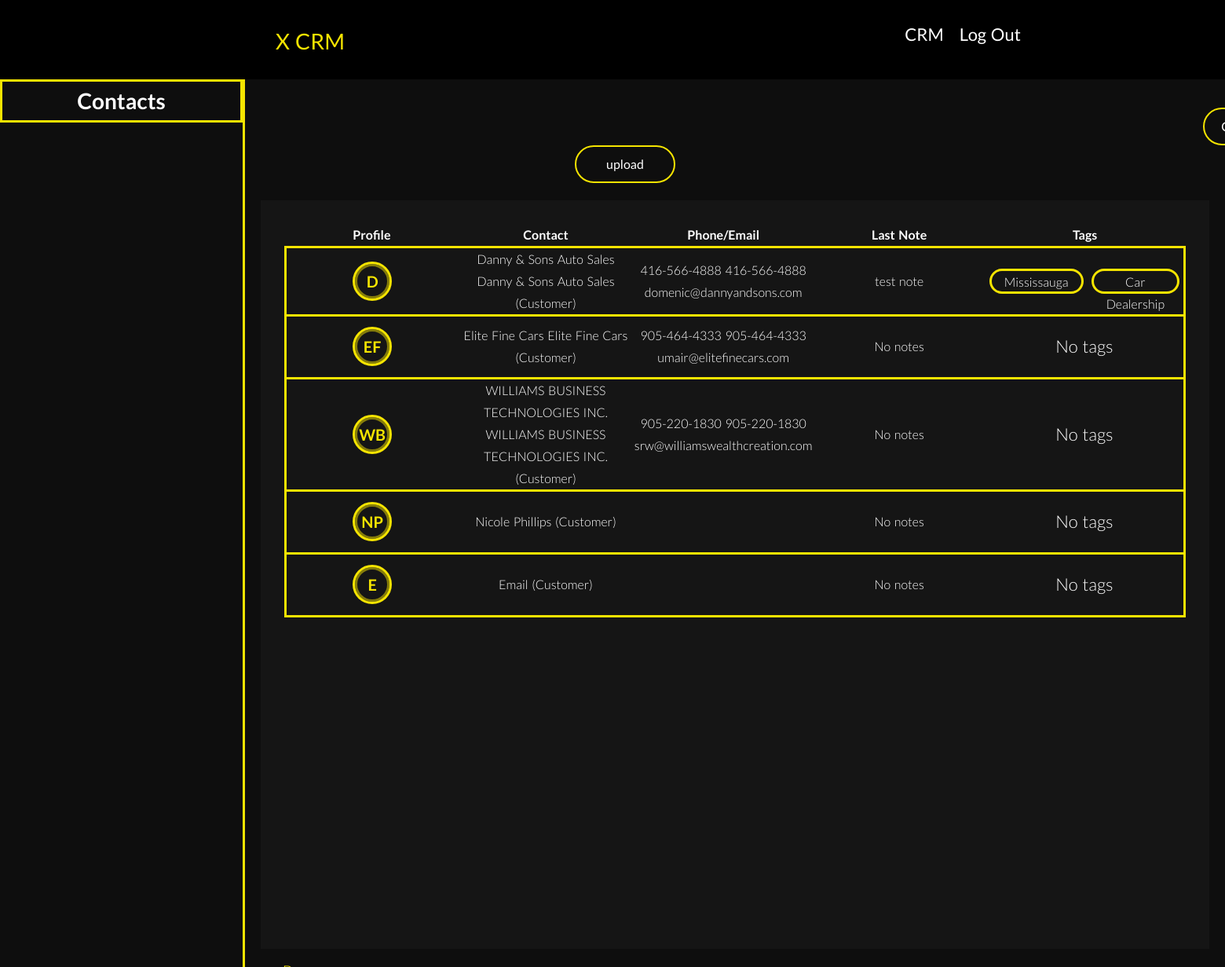
The app's page /CRM (signed in) with its own data.
### my_package/models.py (models this page shows)
class CRM(db.Model):
    __tablename__ = 'CRM'
    id = db.Column(db.Integer, primary_key=True)
    contactname = db.Column(db.String(10000))
    date = db.Column(db.DateTime(timezone=True), default=func.now())
    user_id = db.Column(db.Integer, db.ForeignKey('user.id'))
    Contact = db.Column(db.String(10000))
    PhoneEmail = db.Column(db.String(10000))
    tags = db.relationship('Tags', secondary=crm_tags, lazy='subquery', back_populates='contacts')
    notes = db.relationship('Note', backref='contact', lazy=True)
    user =db.relationship('User', back_populates='crm')

class Note(db.Model):
    id = db.Column(db.Integer, primary_key=True)
    content = db.Column(db.String(10000))
    created_at = db.Column(db.DateTime(timezone=True), default=func.now())
    contact_id = db.Column(db.Integer, db.ForeignKey('CRM.id'))
    due_date = db.Column(db.DateTime, nullable=True)

class Tags(db.Model):
    __tablename__ = 'Tags'
    id = db.Column(db.Integer, primary_key=True)
    name = db.Column(db.String(50), unique=True, nullable=False)
    contacts = db.relationship('CRM', secondary=crm_tags, lazy='subquery', back_populates='tags')

### app.py (the view, shortened to what this page needs)
@app.route('/CRM', methods=['GET', 'POST'])
@login_required
def crm():
    page = request.args.get('page', 1, type=int)
    contacts = (CRM.query
                .filter_by(user_id=current_user.id)
                .join(Note, isouter=True)  # Use outerjoin if you are using older SQLAlchemy
                .order_by(CRM.id, desc(Note.created_at))
                .paginate(page=page, per_page=10, error_out=False))
    latest_notes = {}
    for contact in contacts.items:
        if contact.notes:
            latest_notes[contact.id] = contact.notes[0].content
    next_url = url_for('crm', page=contacts.next_num) if contacts.has_next else None
    prev_url = url_for('crm', page=contacts.prev_num) if contacts.has_prev else None
    current_page = contacts.page
    total_pages = contacts.pages
    pages_to_show = 5
    pages = [page for page in range(current_page, min(current_page + pages_to_show, total_pages + 1))]
    return render_template('crm.html', contacts=contacts.items, latest_notes=latest_notes, next_url=next_url, prev_url=prev_url, pages=pages, total_pages=total_pages, user=current_user, current_page=current_page)

### app.py (called while the page is built)
@login_manager.user_loader
def load_user(id):
    return User.query.get(int(id))

### my_package/templates/crm.html (shortened to what this page needs)
{% extends 'layout.html' %} {% block content %}
<div class="crm-page">
    <div class="crm-menu">
        <div class="contacts-block">
            <a>
                <span class="contacts">Contacts</span>
            </a>
        </div>
    </div>
    <div class="crm-inner-page">
        <div class="crm-upper-static">
            <form method="POST" enctype="multipart/form-data">
                <input class="upload-csv" type="file" name="csv" accept=".csv, .xlsx">
                <input class="upload" type="submit" value="upload">
            </form>
        </div>
        <div class="crm-contacts">
            <table class="contacts-section">
                <tr class="crm-header">
                    <th class="crm-header-item">Profile</th>
                    <th class="crm-header-item"> Contact</th>
                    <th class="crm-header-item">Phone/Email</th>
                    <th class="crm-header-item">Last Note</th>
                    <th class="crm-header-item">Tags</th>
                </tr>
                {% if pages and pages[-1] < total_pages %}
                {% for contact in contacts %}
                <tr class="crm-info-row" data-href="{{ url_for('contact_detail', id=contact.id) }}">
                    <td class="crm-info">
                        {% set names = contact.Contact.split(" ") %}
                        {% set initials = names[0][0].upper() if names[0] else '' %}
                        {% set second_initial = names[1][0].upper() if names[1] and names[1][0].isalpha() else '' %}
                        {% set initials = initials + second_initial if names|length > 1 else initials %}
                        <div class="center-div">
                            <a class='contact-link' href="{{ url_for('contact_detail', id=contact.id) }}">
                                <div class="profile-picture" data-initial="{{ initials }}"></div>
                            </a>
                        </div>
                    </td>
                    <td class="crm-info"><a class='contact-link' href="{{ url_for('contact_detail', id=contact.id) }}">{{ contact.Contact }}</a></td>
                    <td class="crm-info"><a class='contact-link' href="{{ url_for('contact_detail', id=contact.id) }}">{{ contact.PhoneEmail }}</a></td>
                    <td class="crm-info">
                        {{ latest_notes.get(contact.id, "No notes") }}
                    </td>
                    <td class="crm-info">
                        <ul class="tag-list">
                            {% for tag in contact.tags %}
                                <a class="tag-btn">{{ tag.name }}</a>
                            {% else %}
                                <p class="tag-btn-none">No tags</p>
                            {% endfor %}
                        </ul>
                    </td>
                </tr>
                {% endfor %}
            </table>
            <div class="pagination">
                <p class="static-page-txt">Page:</p>
                {% for page in pages %}
                    <a class="page-item-crm" href="{{ url_for('crm', page=page) }}">{{ page }}</a>
                {% endfor %}
                {% if pages[-1] < total_pages %}
                    <span class="three-dots">. . .</span>
                    <a class="total-pages" href="{{ url_for('crm', page=total_pages) }}">{{ total_pages }}</a>
                {% endif %}
                {% if next_url %}
                    <a class="next-page" href="{{ next_url }}">Next</a>
                {% endif %}
                {% endif %}
            </div>
        </div>
    </div>
</div>
{% endblock %}

### my_package/templates/layout.html (shortened to what this page needs)
<!DOCTYPE html>
<html lang="en">
  <head>
    <link
      rel="stylesheet"
      href="https://stackpath.bootstrapcdn.com/bootstrap/4.4.1/css/bootstrap.min.css"
    />
    <link
      rel="stylesheet"
      href="https://stackpath.bootstrapcdn.com/font-awesome/4.7.0/css/font-awesome.min.css"
    />
    <link
      rel="stylesheet"
      href="{{ url_for('static', filename='css/main.css') }}"
    />
  </head>
  <body>
    <header>
      <div class="menu-container">
        <div>
          <a class="brand-name nav-link" href="/">X CRM</a>
        </div>
        <ul class="nav-lists">
            {% if user.is_authenticated %}
            <li class="nav-list">
              <a class="nav-link active" href="/CRM">CRM</a>
            </li>
            <li class="nav-list">
              <a class='nav-link active' href="/auth/logout">Log Out</a>
            </li>
            {% endif %}
        </ul>
      </div>
    </header>
    <main>
      {% block content %} {% endblock %}
    </main>
  </body>
</html>

### records on screen
CRM: Contact "Danny & Sons Auto Sales Danny & Sons Auto Sales (Customer)", PhoneEmail "416-566-4888 416-566-4888 domenic@dannyandsons.com"
Note: get "test note"
Tags: name "Mississauga"
Tags: name "Car Dealership"
CRM: Contact "Elite Fine Cars Elite Fine Cars (Customer)", PhoneEmail "905-464-4333 905-464-4333 umair@elitefinecars.com", get "No notes"
CRM: Contact "WILLIAMS BUSINESS TECHNOLOGIES INC. WILLIAMS BUSINESS TECHNOLOGIES INC. (Customer)", PhoneEmail "905-220-1830 905-220-1830 srw@williamswealthcreation.com", get "No notes"
CRM: Contact "Nicole Phillips (Customer)", get "No notes"
CRM: Contact "Email (Customer)", get "No notes"
